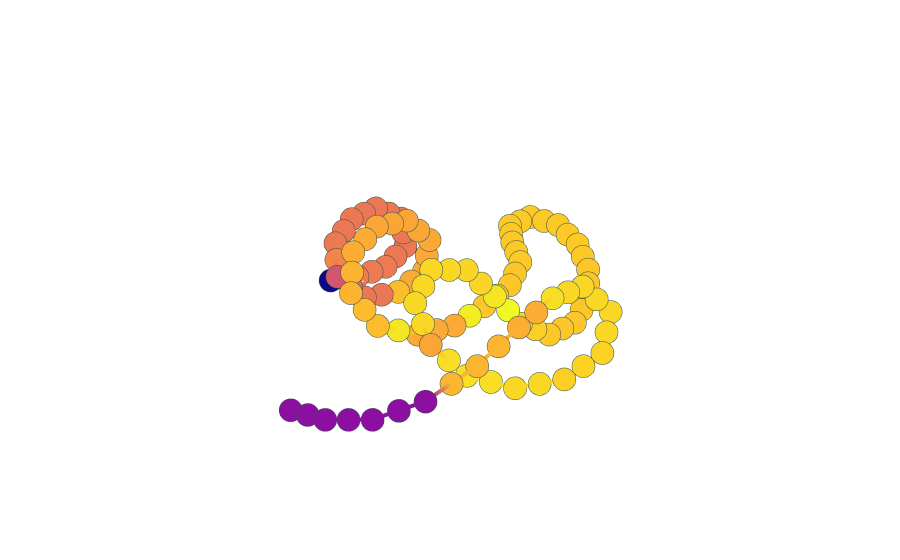

Here is the notebook cell this chart was saved with:
### Code cell
fig = plot_chain_with_centrality('curve_2')
fig.show()
